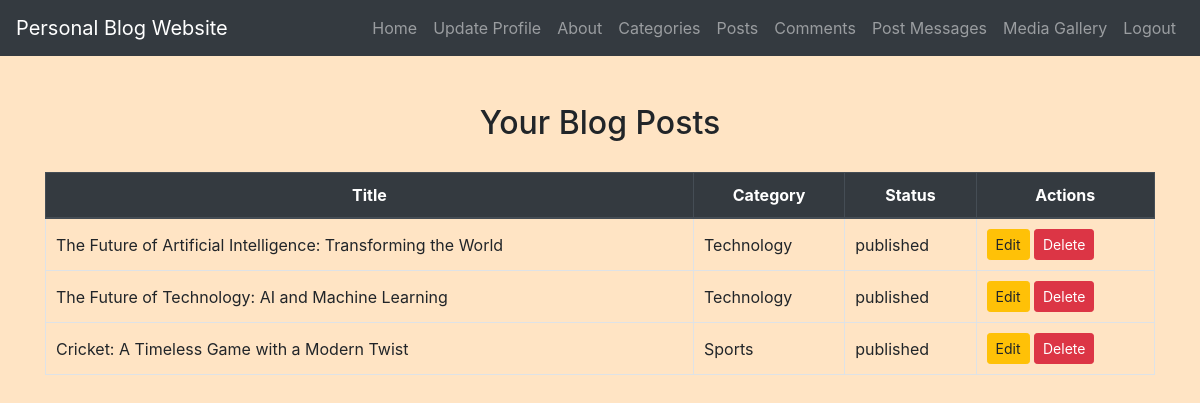
Page /creator/view_posts.php (signed in) on the committed database.
### tables this page shows
CREATE TABLE `blogposts` (
  `id` int(11) NOT NULL,
  `title` varchar(255) NOT NULL,
  `content` text NOT NULL,
  `author_id` int(11) NOT NULL,
  `category_id` int(11) NOT NULL,
  `featured_image` varchar(255) DEFAULT NULL,
  `status` enum('published','draft') NOT NULL,
  `created_at` timestamp NOT NULL DEFAULT current_timestamp(),
  `updated_at` timestamp NOT NULL DEFAULT current_timestamp() ON UPDATE current_timestamp()
);

CREATE TABLE `categories` (
  `id` int(11) NOT NULL,
  `name` varchar(255) NOT NULL,
  `created_at` timestamp NOT NULL DEFAULT current_timestamp(),
  `updated_at` timestamp NOT NULL DEFAULT current_timestamp() ON UPDATE current_timestamp()
);

### creator/view_posts.php (the view, shortened to what this page needs)
<?php
include('config.php');
$author_id = $_SESSION["id"];
$sql = "SELECT BlogPosts.id, BlogPosts.title, BlogPosts.status, BlogPosts.category_id, categories.name AS category_name
        FROM BlogPosts
        JOIN categories ON BlogPosts.category_id = categories.id
        WHERE author_id = ?";
$stmt = mysqli_prepare($conn, $sql);
mysqli_stmt_bind_param($stmt, "i", $author_id);
mysqli_stmt_execute($stmt);
$result = mysqli_stmt_get_result($stmt);
?>
<!DOCTYPE html>
<html lang="en">
<head>
    <link rel="stylesheet" href="https://maxcdn.bootstrapcdn.com/bootstrap/4.5.2/css/bootstrap.min.css">
    <link rel="stylesheet" href="../css/style.css">
</head>
<body>
<?php include('navbar.php'); ?>
<div class="container mt-5">
    <h2>Your Blog Posts</h2>
    <table class="table table-bordered">
        <thead class="thead-dark">
            <tr>
                <th>Title</th>
                <th>Category</th>
                <th>Status</th>
                <th>Actions</th>
            </tr>
        </thead>
        <tbody>
            <?php while ($row = mysqli_fetch_assoc($result)) { ?>
            <tr>
                <td><?php echo $row['title']; ?></td>
                <td><?php echo $row['category_name']; ?></td>
                <td><?php echo $row['status']; ?></td>
                <td>
                    <a href="edit_post.php?id=<?php echo $row['id']; ?>" class="btn btn-warning btn-sm">Edit</a>
                    <form method="POST" style="display:inline-block;">
                        <button type="submit" class="btn btn-danger btn-sm" onclick="return confirm('Are you sure you want to delete this post?')">Delete</button>
                    </form>
                </td>
            </tr>
            <?php } ?>
        </tbody>
    </table>
</div>
</body>
</html>

### css/style.css (style rules this page uses)
body { background-color: bisque; }
h1, h2, h3, h4 { text-align: center; margin-top: 30px; margin-bottom: 30px; }
.container { margin-bottom: 40px; }
.table { width: 100%; border-collapse: collapse; margin-top: 20px; }
.table th, .table td { padding: 10px; border: 1px solid #dee2e6; }
.table thead th { background-color: #f8f9fa; font-weight: bold; text-align: center; }
.table tbody td { vertical-align: middle; }

### rows in the picture
blogposts: title "The Future of Artificial Intelligence: Transforming the World", category.name "Technology", status "published"
blogposts: title "The Future of Technology: AI and Machine Learning", category.name "Technology", status "published"
blogposts: title "Cricket: A Timeless Game with a Modern Twist", category.name "Sports", status "published"
